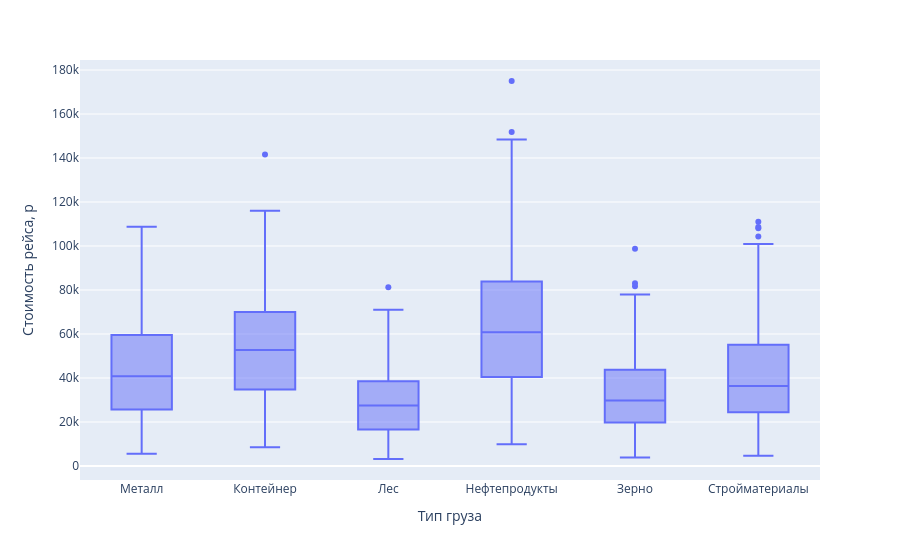

Notebook code cell kept with this figure:
### Code cell
# 4)
fig=px.box(df, x='cargo_type', y='cost_rub',
           labels={"cargo_type": "Тип груза", "cost_rub": "Стоимость рейса, р"}
)
fig.show()

# Интерактивный удобнее ,потому что можно приближать, точнее смотреть и тд.

### Figure 1 — Plotly figure (JSON) as saved in the notebook; plotly's stock layout.template omitted (floating-point values rounded to 4 significant figures; data arrays with more than 128 entries replaced by an {"elided": "..."} marker saying what was removed)
{"data": [{"alignmentgroup": "True", "hovertemplate": "Тип груза=%{x}<br>Стоимость рейса, р=%{y}<extra></extra>", "legendgroup": "", "marker": {"color": "#636efa"}, "name": "", "notched": false, "offsetgroup": "", "orientation": "v", "showlegend": false, "type": "box", "x": {"elided": "910 str values"}, "x0": " ", "xaxis": "x", "y": {"elided": "910 int values"}, "y0": " ", "yaxis": "y"}], "layout": {"boxmode": "group", "legend": {"tracegroupgap": 0}, "margin": {"t": 60}, "xaxis": {"anchor": "y", "domain": [0, 1], "title": {"text": "Тип груза"}}, "yaxis": {"anchor": "x", "domain": [0, 1], "title": {"text": "Стоимость рейса, р"}}}}
